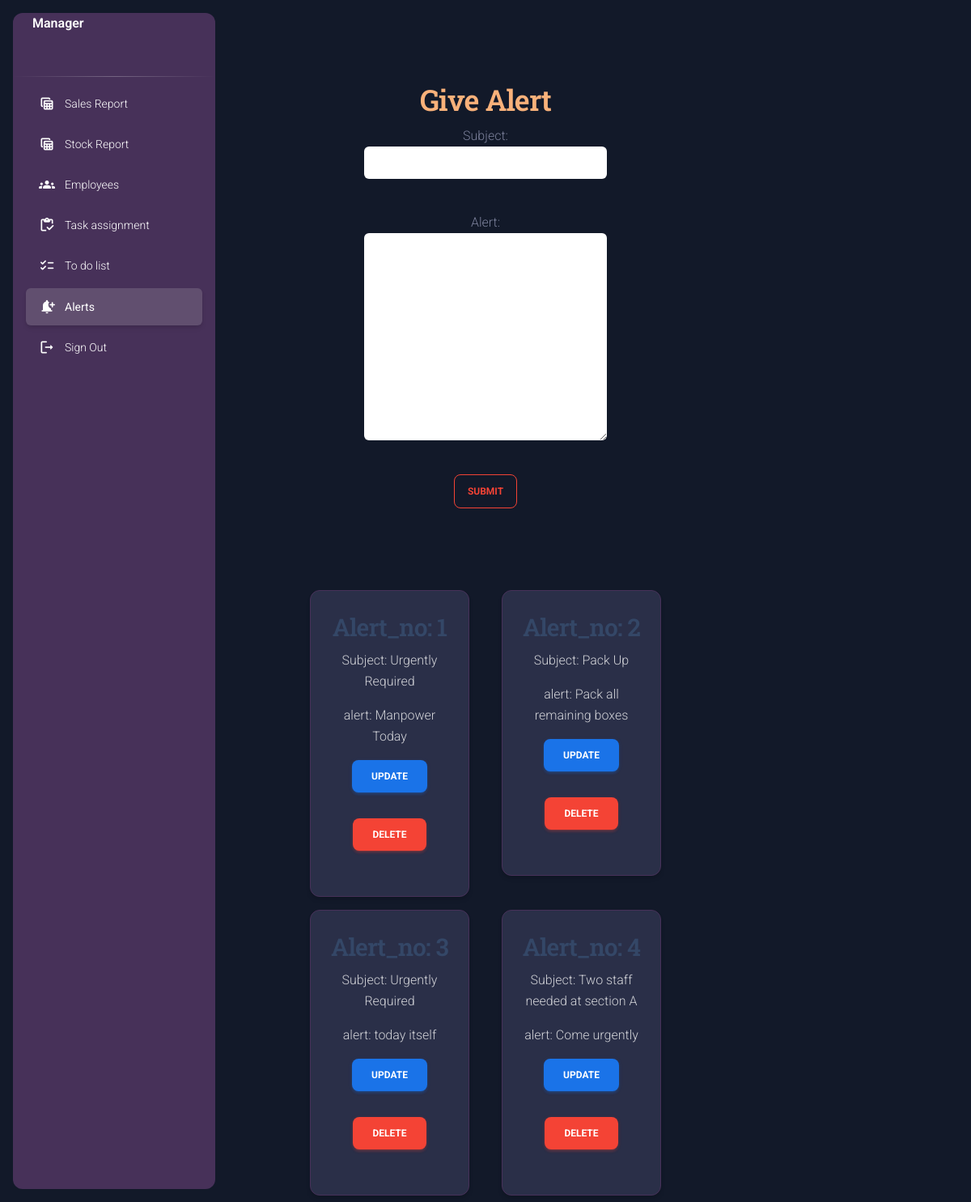
Screenshot of /alerts/ (signed in) with the database file from the repository.
### home/models.py (models this page shows)
class Alert(models.Model):
    user = models.ForeignKey(User, on_delete=models.CASCADE)
    subject = models.CharField(max_length=200)
    alert = models.CharField(max_length=500)

### home/views.py (the view)
# urls.py: path('alerts/', views.alerts, name='alerts'),
def alerts(request):
    alarm = Alert.objects.filter(user=request.user)
    if request.method == 'POST':
        form = Alert_Form(request.POST or None)
        if form.is_valid():
            instance = form.save(commit=False)
            instance.subject = form.cleaned_data.get("subject")
            instance.alert = form.cleaned_data.get("alert")
            instance.user = request.user
            instance.save()
            messages.success(request, f'Alert gone!!!')
            form = Alert_Form()
    else:
        form = Alert_Form()
    return render(request, 'alert.html', locals())

### home/forms.py
class Alert_Form(forms.ModelForm):
    class Meta:
        model = Alert
        fields = ['subject', 'alert']
        widgets = {
            'subject': forms.TextInput(attrs={'class': 'form-control', 'style': 'width: 300px; margin:auto; background-color:white;'}),
            'alert': forms.Textarea(attrs={'class': 'form-control', 'style': 'width: 300px; margin:auto; background-color:white;'}),
        }

### templates/alert.html (shortened to what this page needs)
{% load static %}
<!DOCTYPE html>
<html lang="en">
<head>
     <link href="https://cdn.jsdelivr.net/npm/bootstrap@5.2.3/dist/css/bootstrap.min.css" rel="stylesheet">
    <link rel="stylesheet" href="D:\Bootstrap\css\bootstrap.css">
    <link href="./assets/css/nucleo-icons.css" rel="stylesheet" />
    <link href="./assets/css/nucleo-svg.css" rel="stylesheet" />
    <link id="pagestyle" href="{% static '/css/material-dashboard.css' %}" rel="stylesheet" />
    <link rel="stylesheet" href="{% static '/css/alert.css' %}">
</head>
<body style="background-color: #121929;">
    <aside class="sidenav navbar navbar-vertical navbar-expand-xs border-0 border-radius-xl my-3 fixed-start ms-3 "
    style="background-color:#473159 " id="sidenav-main ">
    <div class="sidenav-header">
      <span class="ms-4 font-weight-bold text-white">Manager</span>
    </div>
    <hr class="horizontal light mt-0 mb-2">
    <div class="collapse navbar-collapse  w-auto " id="sidenav-collapse-main">
      <ul class="navbar-nav">
        <li class="nav-item">
          <a class="nav-link text-white " href="{% url 'Sales_Report_form' %}">
            <div class="text-white text-center me-2 d-flex align-items-center justify-content-center">
              <i class="material-icons opacity-10">table_view</i>
            </div>
            <span class="nav-link-text ms-1 ">Sales Report</span>
          </a>
        </li>
        <li class="nav-item">
          <a class="nav-link text-white " href="{% url 'stock_report_form' %}">
            <div class="text-white text-center me-2 d-flex align-items-center justify-content-center">
              <i class="material-icons opacity-10">table_view</i>
            </div>
            <span class="nav-link-text ms-1">Stock Report</span>
          </a>
        </li>
        <li class="nav-item">
          <a class="nav-link text-white " href="{% url 'mgremployeedetails' %}">
            <div class="text-white text-center me-2 d-flex align-items-center justify-content-center">
              <i class="material-icons opacity-10">groups</i>
            </div>
            <span class="nav-link-text ms-1">Employees</span>
          </a>
        </li>
        <li class="nav-item">
          <a class="nav-link text-white " href="{% url 'taskassignment' %}">
            <div class="text-white text-center me-2 d-flex align-items-center justify-content-center">
              <i class="material-icons opacity-10">inventory</i>
            </div>
            <span class="nav-link-text ms-1">Task assignment</span>
          </a>
        </li>
        <li class="nav-item">
          <a class="nav-link text-white " href="{% url 'todolist' %}">
            <div class="text-white text-center me-2 d-flex align-items-center justify-content-center">
              <i class="material-icons opacity-10">checklist</i>
            </div>
            <span class="nav-link-text ms-1">To do list</span>
          </a>
        </li>
        <li class="nav-item">
          <a class="nav-link text-white active" href="{% url 'alerts' %}">
            <div class="text-white text-center me-2 d-flex align-items-center justify-content-center">
              <i class="material-icons opacity-10">notification_add</i>
            </div>
            <span class="nav-link-text ms-1">Alerts</span>
          </a>
        </li>
        <li class="nav-item">
          <a class="nav-link text-white " href="{% url 'index' %}">
            <div class="text-white text-center me-2 d-flex align-items-center justify-content-center">
              <i class="material-icons opacity-10">logout</i>
            </div>
            <span class="nav-link-text ms-1">Sign Out</span>
          </a>
        </li>
      </ul>
    </aside>
              <div style="text-align: center; margin-top: 100px;">
                    <h2 class="orange-text">Give Alert</h2>
                      <form action="" method="POST">
                        {% for field in form %}
                           <p>{{ field.label }}: <br> {{ field }}</p> <small class="text-danger">{{fm.errors|striptags}}</small> <br>
                        {% endfor %}
                        <button class="btn btn-outline-danger  px-3 " type="submit">Submit</button>
                        <br> <br>
                      </form>
                      <br><br>
                      <div class="col-sm-8 offset-sm-1" style="width:450px; margin:auto;">
                        <div class="row">
                            {% for ad in alarm  %}
                               <div class="col-sm-6 ">
                                <div class="card m-2">
                                    <div class="card-body">
                                        <h3>Alert_no: {{ forloop.counter }}</h3>
                                        <p>Subject: {{ ad.subject }}</p>
                                        <p>alert: {{ ad.alert }}</p>
                                        <p class="text-center mt-3"><a href="{% url 'updatealert' pk=ad.id %}" class=" btn btn-info" type="button">Update</a></p>
                                        <p class="text-center mt-3"><a href="{% url 'deletealert' pk=ad.id %}" class=" btn btn-danger" type="button">Delete</a></p>
                                    </div>
                                </div>
                               </div>
                            {% endfor %}
                        </div>
                    </div>
                </div>
        </body>
</html>

### static/css/alert.css (style rules this page uses)
body { overflow: hidden; }
body { background:#2A2F48; overflow: auto; }
.card { background:#2A2F48; border: 1px solid #473159; color: rgba(250, 250, 250, 0.8); margin-bottom: 2rem; }
.orange-text { color: #F9B17A; }

### rows the page displays
Alert: subject "Urgently Required", alert "Manpower Today"
Alert: subject "Pack Up", alert "Pack all remaining boxes"
Alert: subject "Urgently Required", alert "today itself"
Alert: subject "Two staff needed at section A", alert "Come urgently"

### other values shown
{{ field.label }} "Subject" "Alert"
